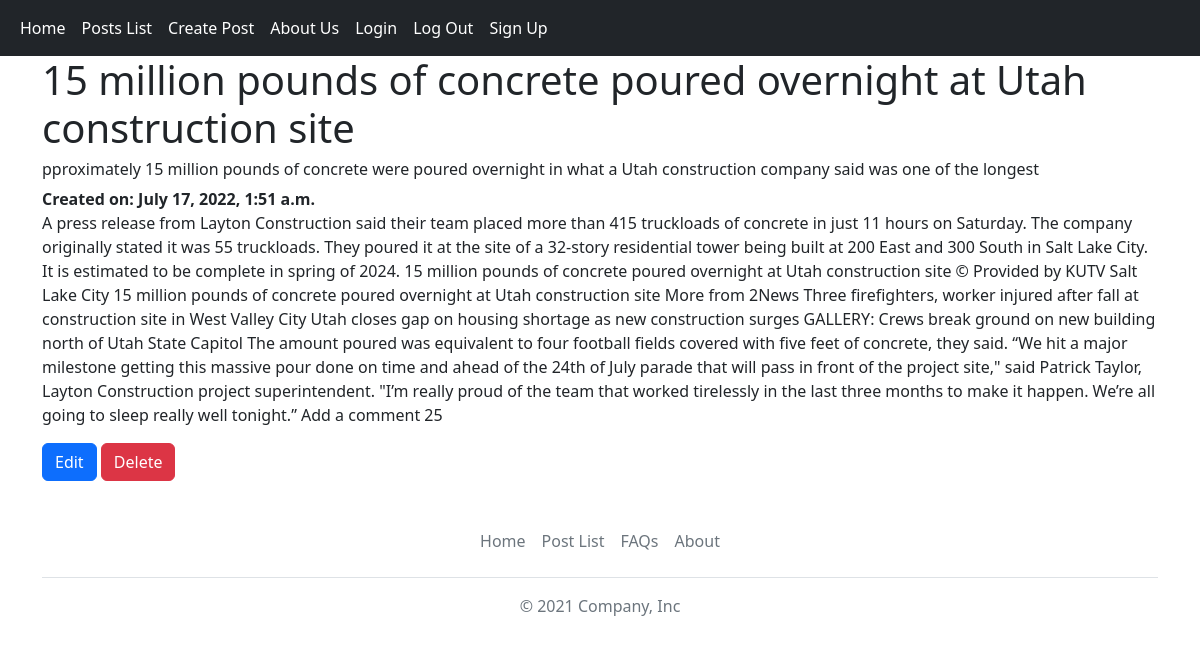
The app's page /posts/1/ with its own data.
### posts/models.py (models this page shows, shortened)
class Post(models.Model):
    title = models.CharField(max_length=128)
    subtitle = models.CharField(max_length=128)
    author = models.ForeignKey(
        get_user_model(),
        on_delete=models.CASCADE
    )
    body = models.TextField()
    created_on = models.DateTimeField(auto_now_add=True)

### posts/views.py (the view)
# urls.py: path('<int:pk>/', PostDetailView.as_view(), name='post_detail'),
class PostDetailView(DetailView):
    template_name = "posts/detail.html"
    model = Post

### templates/posts/detail.html (shortened to what this page needs)
{% extends 'base.html' %}
{% block content %}
<h1>{{ post.title }}</h1>
<h6>{{ post.subtitle }}</h6>
<strong>Created on: {{ post.created_on }}</strong>
<p>{{ post.body }}</p>
<a class="btn  btn-primary" href="{% url 'post_edit' post.id %}">Edit</a>
<a class="btn  btn-danger" href="{% url 'post_delete' post.id %}">Delete</a>
{% endblock content %}

### records on screen
Post: title "15 million pounds of concrete poured overnight at Utah construction site", subtitle "pproximately 15 million pounds of concrete were poured overnight in what a Utah construction company said was one of the longest", created_on "July 17, 2022, 1:51 a.m.", body "A press release from Layton Construction said their team placed more than 415 truckloads of concrete in just 11 hours on Saturday. The company originally stated it was 55 truckloads. They poured it at the site of a 32-story residential tower being built at 200 East and 300 South in Salt Lake City. It is estimated to be complete in spring of 2024. 15 million pounds of concrete poured overnight at Utah construction site © Provided by KUTV Salt Lake City 15 million pounds of concrete poured overnight at Utah construction site More from 2News Three firefighters, worker injured after fall at construction site in West Valley City Utah closes gap on housing shortage as new construction surges…"
